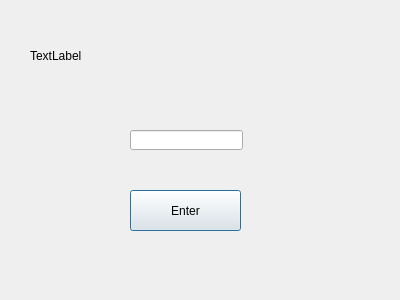
<?xml version="1.0" encoding="UTF-8"?>
<ui version="4.0">
 <class>Team_Select</class>
 <widget class="QDialog" name="Team_Select">
  <property name="geometry">
   <rect>
    <x>0</x>
    <y>0</y>
    <width>400</width>
    <height>300</height>
   </rect>
  </property>
  <property name="windowTitle">
   <string>Dialog</string>
  </property>
  <widget class="QPushButton" name="InputTeam">
   <property name="geometry">
    <rect>
     <x>130</x>
     <y>190</y>
     <width>111</width>
     <height>41</height>
    </rect>
   </property>
   <property name="text">
    <string>Enter</string>
   </property>
  </widget>
  <widget class="QLabel" name="Enter_Player">
   <property name="geometry">
    <rect>
     <x>60</x>
     <y>40</y>
     <width>211</width>
     <height>31</height>
    </rect>
   </property>
   <property name="text">
    <string/>
   </property>
  </widget>
  <widget class="QLabel" name="inputPT">
   <property name="geometry">
    <rect>
     <x>30</x>
     <y>0</y>
     <width>271</width>
     <height>111</height>
    </rect>
   </property>
   <property name="text">
    <string>TextLabel</string>
   </property>
  </widget>
  <widget class="QLineEdit" name="line">
   <property name="geometry">
    <rect>
     <x>130</x>
     <y>130</y>
     <width>113</width>
     <height>20</height>
    </rect>
   </property>
  </widget>
 </widget>
 <resources/>
 <connections/>
</ui>
